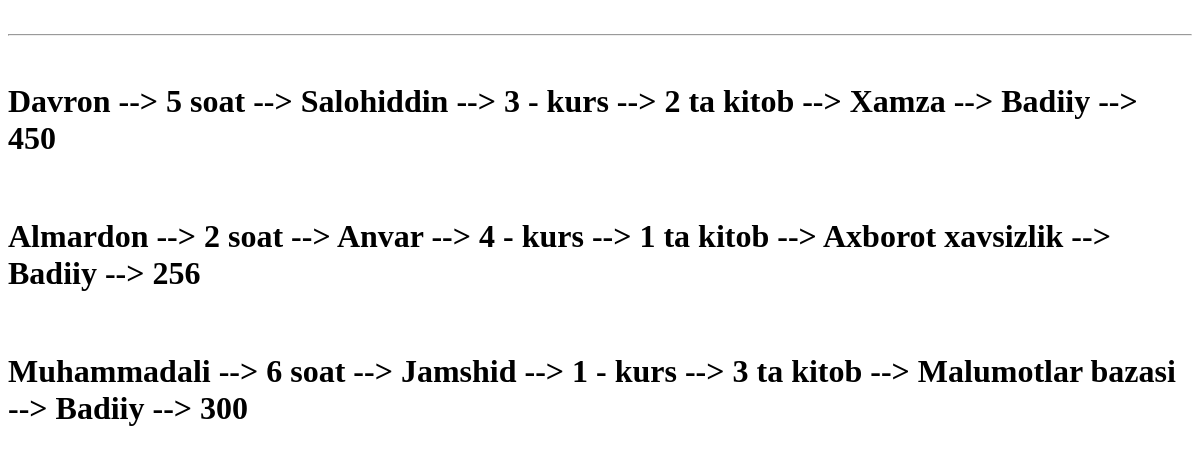
The page /record_tartiblash/ on the database as committed earlier.
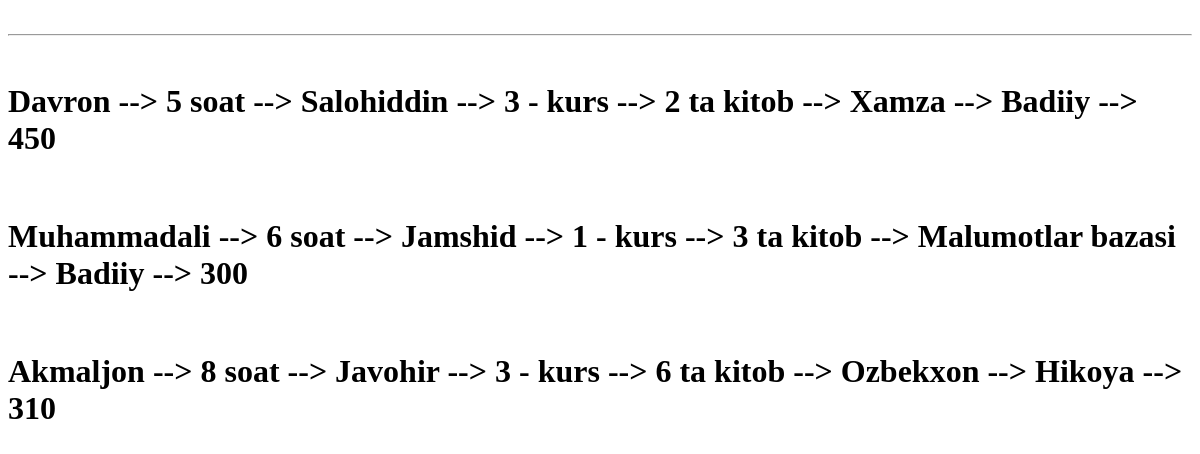
The same page on the database as committed later.
### asosiy/models.py (models this page shows)
class Record(models.Model):
    talaba = models.ForeignKey(Talaba, on_delete=models.CASCADE)
    kitob = models.ForeignKey(Kitob, on_delete=models.CASCADE)
    kutubxonachi = models.ForeignKey(Kutubxonachi, on_delete=models.CASCADE)
    olingan_sana = models.DateTimeField(auto_now_add=True)
    qaytardi = models.BooleanField(default=False)
    qaytarish_sana = models.DateTimeField(blank=True, null=True)
    def __str__(self):
        return f"{self.kutubxonachi} --> {self.talaba} --> {self.kitob}"

class Kutubxonachi(models.Model):
    ism = models.CharField(max_length=30)
    ish_vaqti = models.PositiveSmallIntegerField(verbose_name=" necha soat")
    def __str__(self):
        return f"{self.ism} --> {self.ish_vaqti} soat "

class Talaba(models.Model):
    ism = models.CharField(max_length=30)
    kurs = models.PositiveSmallIntegerField()
    kitob_soni = models.PositiveSmallIntegerField()
    def __str__(self):
        return f"{self.ism} --> {self.kurs} - kurs  --> {self.kitob_soni} ta kitob"

class Kitob(models.Model):
    nom = models.CharField(max_length=50)
    janr = models.CharField(max_length=20, choices=JANR)
    sahifa = models.PositiveSmallIntegerField()
    muallif = models.ForeignKey(Muallif, on_delete=models.CASCADE)
    def __str__(self):
        return f"{self.nom} --> {self.janr} --> {self.sahifa}"

### asosiy/views.py (the view)
# urls.py: path('record_tartiblash/', record_tartiblash),
def record_tartiblash(request):
    content = {
        "recordlar": Record.objects.order_by("-olingan_sana")[:3]
    }
    return render(request, "vazifa/record_tartiblash.html", content)

### templates/vazifa/record_tartiblash.html (shortened to what this page needs)
<!DOCTYPE html>
<html lang="en">
<head>
</head>
<body>
    <br>
    <hr>
    {% for record in recordlar %}
    <br>
    <h1>{{record}}</h1>
    {% endfor %}
</body>
</html>

Rows that differ between the two databases and show on the page:
removed Record: kutubxonachi+talaba+kitob "Almardon --> 2 soat --> Anvar --> 4 - kurs --> 1 ta kitob --> Axborot xavsizlik --> Badiiy --> 256"
now on this page (row unchanged): Record: kutubxonachi+talaba+kitob "Akmaljon --> 8 soat --> Javohir --> 3 - kurs --> 6 ta kitob --> Ozbekxon --> Hikoya --> 310"
